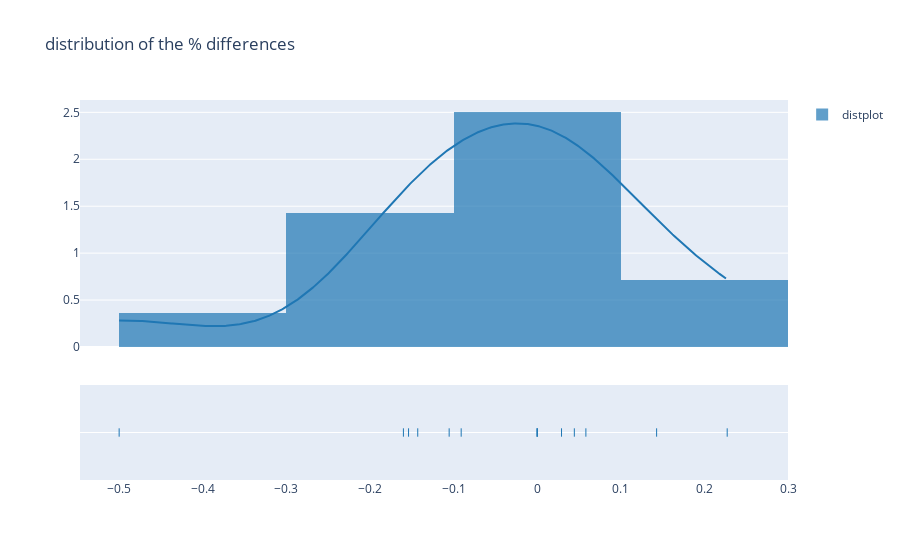

The notebook cell saved with this chart:
### Code cell
import plotly.figure_factory as ff
hist_data = [((df_diff["dvf"]-df_diff["dvf_book"])/df_diff["dvf"]).to_list()]
group_labels = ['distplot'] # name of the dataset

fig = ff.create_distplot(hist_data, group_labels,bin_size=0.2)
fig.update_layout(title_text="distribution of the % differences")
fig.write_html("Error and temperature.html")
fig.show()

### Figure 1 — Plotly figure (JSON) as saved in the notebook; plotly's stock layout.template omitted (floating-point values rounded to 4 significant figures; data arrays with more than 128 entries replaced by an {"elided": "..."} marker saying what was removed)
{"data": [{"autobinx": false, "histnorm": "probability density", "legendgroup": "distplot", "marker": {"color": "rgb(31, 119, 180)"}, "name": "distplot", "opacity": 0.7, "type": "histogram", "x": [0.05825, 1.49e-08, -0.16, -2.235e-08, 0.2273, -0.1538, 0.1429, -0.09091, -0.1429, -2.235e-08, -0.1053, -0.5, 0.04444, 0.02913], "xaxis": "x", "xbins": {"end": 0.2273, "size": 0.2, "start": -0.5}, "yaxis": "y"}, {"legendgroup": "distplot", "marker": {"color": "rgb(31, 119, 180)"}, "mode": "lines", "name": "distplot", "showlegend": false, "type": "scatter", "x": {"elided": "500 float values"}, "xaxis": "x", "y": {"elided": "500 float values"}, "yaxis": "y"}, {"legendgroup": "distplot", "marker": {"color": "rgb(31, 119, 180)", "symbol": "line-ns-open"}, "mode": "markers", "name": "distplot", "showlegend": false, "type": "scatter", "x": [0.05825, 1.49e-08, -0.16, -2.235e-08, 0.2273, -0.1538, 0.1429, -0.09091, -0.1429, -2.235e-08, -0.1053, -0.5, 0.04444, 0.02913], "xaxis": "x", "y": ["distplot", "distplot", "distplot", "distplot", "distplot", "distplot", "distplot", "distplot", "distplot", "distplot", "distplot", "distplot", "distplot", "distplot"], "yaxis": "y2"}], "layout": {"barmode": "overlay", "hovermode": "closest", "legend": {"traceorder": "reversed"}, "title": {"text": "distribution of the % differences"}, "xaxis": {"anchor": "y2", "domain": [0, 1], "zeroline": false}, "yaxis": {"anchor": "free", "domain": [0.35, 1], "position": 0}, "yaxis2": {"anchor": "x", "domain": [0, 0.25], "dtick": 1, "showticklabels": false}}}
